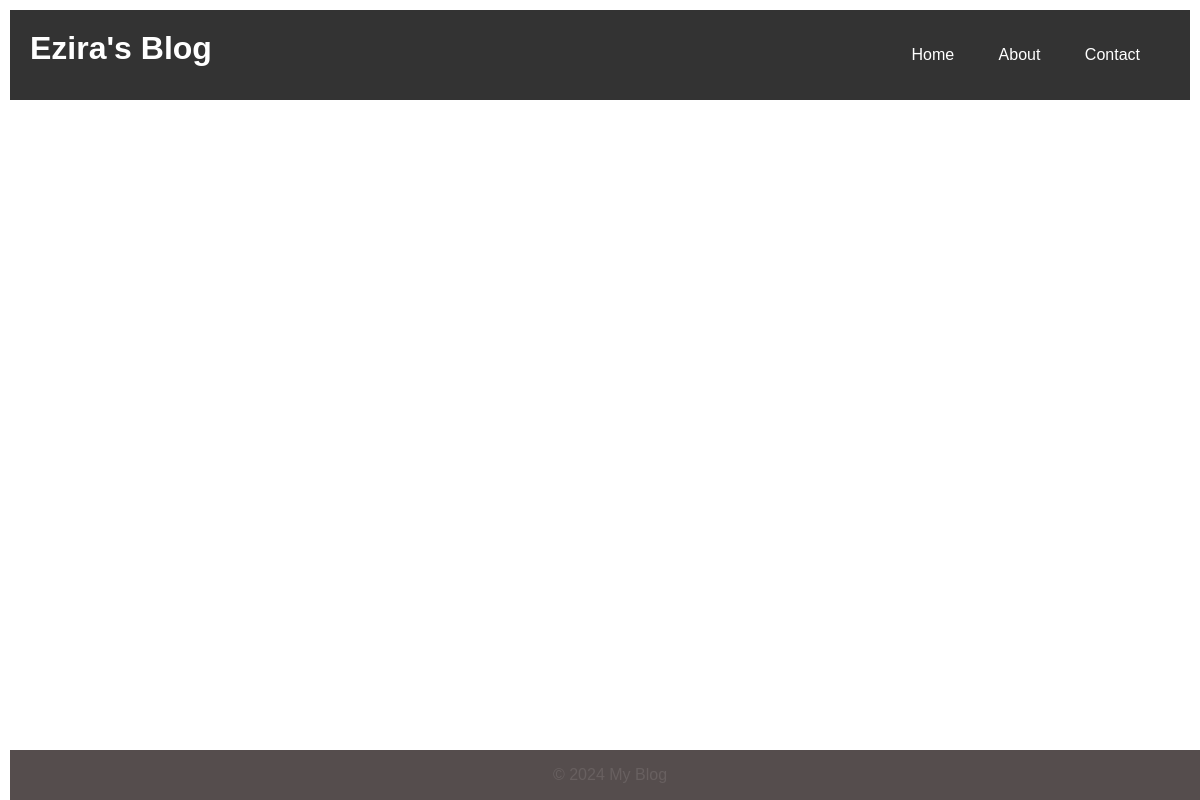
The app's page /, older data.
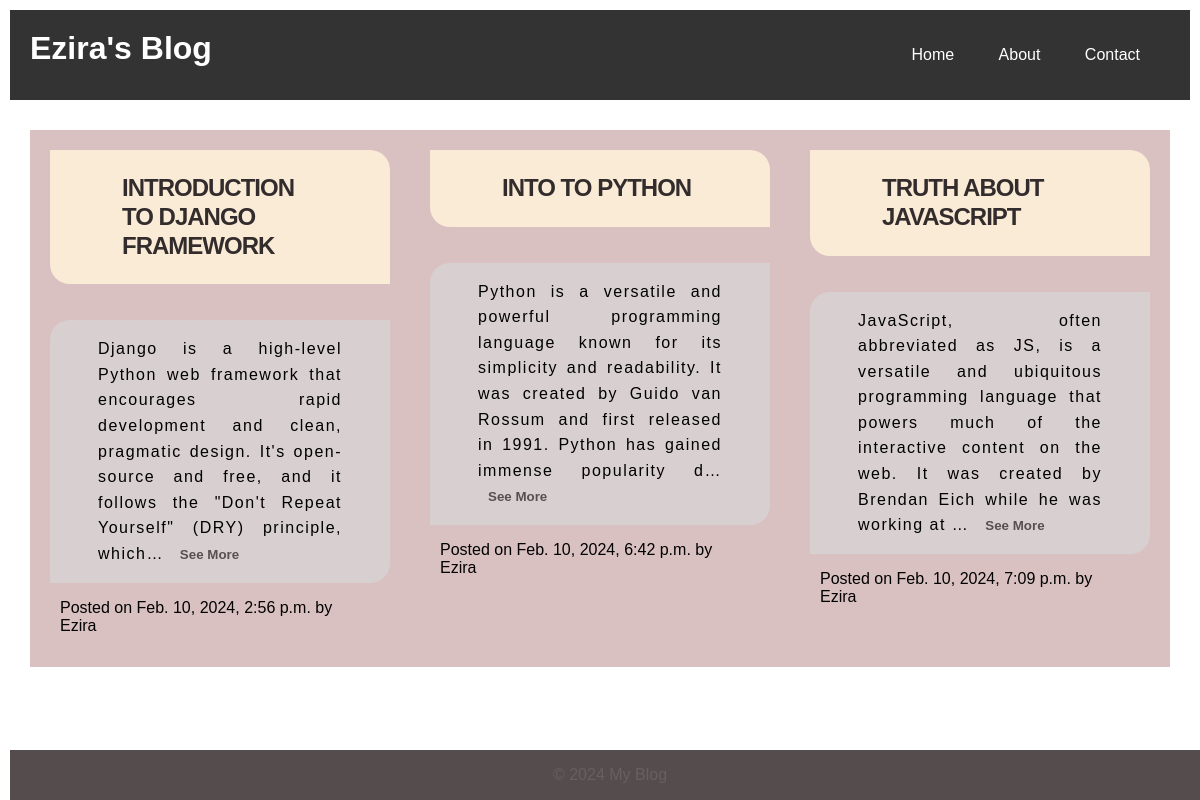
The same page, newer data.
### posts/models.py (models this page shows)
class Post(models.Model):
    title = models.CharField(max_length=1000)
    body = models.CharField(max_length=1000000)
    created_at = models.DateTimeField(default=datetime.now, blank=True)

### posts/views.py (the view)
# urls.py: path('', views.index, name='index'),
def index(request):
    posts = Post.objects.all()
    return render(request, 'index.html', {'posts': posts})

### templates/index.html (shortened to what this page needs)
{% load static%}
<!DOCTYPE html>
<html lang="en">
<head>
    <link rel="stylesheet" href="{% static 'styles.css' %}">
</head>
<body>
    <header>
        <h1>Ezira's Blog</h1>
        <nav>
            <ul>
                <li><a href="{% url 'index' %}">Home</a></li>
                <li><a href="{% url 'about' %}">About</a></li>
                <li><a href="{% url 'contact' %}">Contact</a></li>
            </ul>
        </nav>
    </header>
    <main>
        {% for post in posts%}
        <article class="content">
            <a href="post/{{post.id}}"><h2 class="post-title"> {{post.title}}</h2></a>
            <p class="post-body">
                {{ post.body|truncatechars:200 }}
                {% if post.body|length > 200 %}
                    <button class="see-more-btn" onclick="toggleContent(this)">See More</button>
                {% endif %}
                <p class="post-created-date"> Posted on <time datetime="2024-02-10"> {{post.created_at}}</time> by Ezira</p>
            </p>
        </article>
        {% endfor %}
    </main>
    <footer>
        <p>&copy; 2024 My Blog</p>
    </footer>
</body>
</html>

### static/styles.css (style rules this page uses)
body { font-family: Arial, sans-serif; margin: 0; padding: 10px; }
header { background-color: #333; color: #fff; padding: 20px; text-align: center; display: flex; flex-direction: row; justify-content: space-between; }
header h1 { margin: 0; }
nav ul { list-style: none; padding: 0; position: relative; ; }
nav ul li { display: inline; margin-right: 20px; }
nav ul li a { color: #fff; text-decoration: none; padding: 10px; }
main { padding: 20px; display: grid; grid-template-columns: 1fr 1fr 1fr; }
article { background-color: #dac1c1; padding: 20px 20px 0 20px; position: relative; display: flex; flex-direction: column; margin-top: 10px; }
article h2 { margin-top: 0; }
.post-title { padding: 3vh 6vw; background-color: antiquewhite; text-transform: uppercase; letter-spacing: -1px; font-size: 1.5rem; line-height: 1.2; border-radius: 0 20px; }
a { text-decoration: none; color: rgb(51, 44, 44); }
.post-created-date { width: 25vw; font-family: Verdana, Geneva, Tahoma, sans-serif; margin: 0; padding-left: 10px; }
.post-body { background-color: #d8d0d0; padding: 2vh 4vw; text-align: justify; line-height: 1.6; letter-spacing: 1.5px; border-radius: 20px 0; }
.see-more-btn { background-color: transparent; color: #575050; border: none; padding: 5px 10px; cursor: pointer; font-weight: bold; }
footer { background-color: #554d4d; color: #686060; text-align: center; position: fixed; bottom: 0; width: 100%; }

Row changes from the older to the newer data that the page shows:
added Post: title "INTRODUCTION TO DJANGO FRAMEWORK", body "Django is a high-level Python web framework that encourages rapid development and clean, pragmatic design. It's open-source and free, and it follows the \"Don't Repeat Yourself\" (DRY) principle, which…", created_at "Feb. 10, 2024, 2:56 p.m."
added Post: title "INTO TO PYTHON", body "Python is a versatile and powerful programming language known for its simplicity and readability. It was created by Guido van Rossum and first released in 1991. Python has gained immense popularity d…", created_at "Feb. 10, 2024, 6:42 p.m."
added Post: title "TRUTH ABOUT JAVASCRIPT", body "JavaScript, often abbreviated as JS, is a versatile and ubiquitous programming language that powers much of the interactive content on the web. It was created by Brendan Eich while he was working at …", created_at "Feb. 10, 2024, 7:09 p.m."
